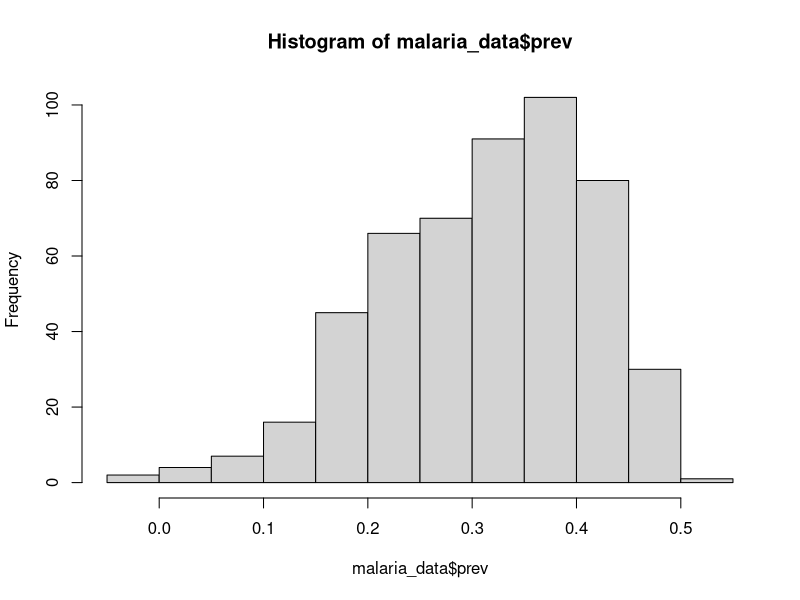
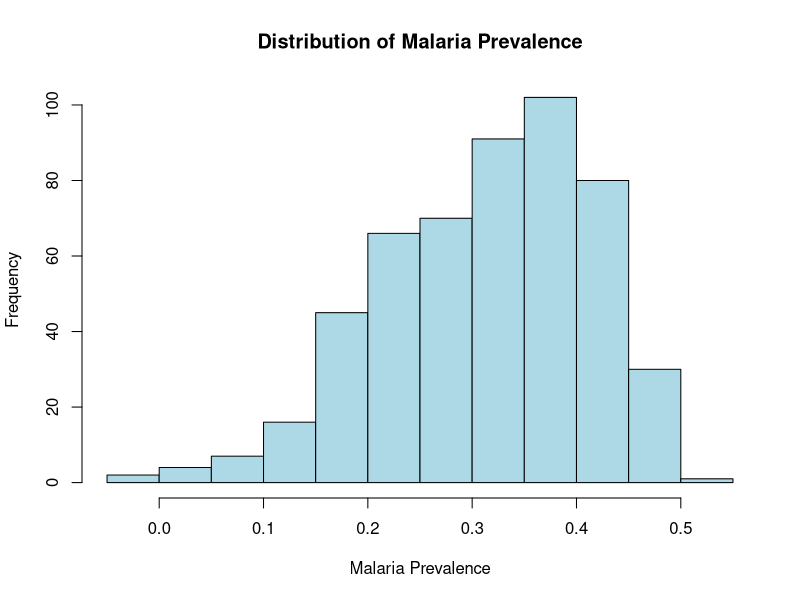
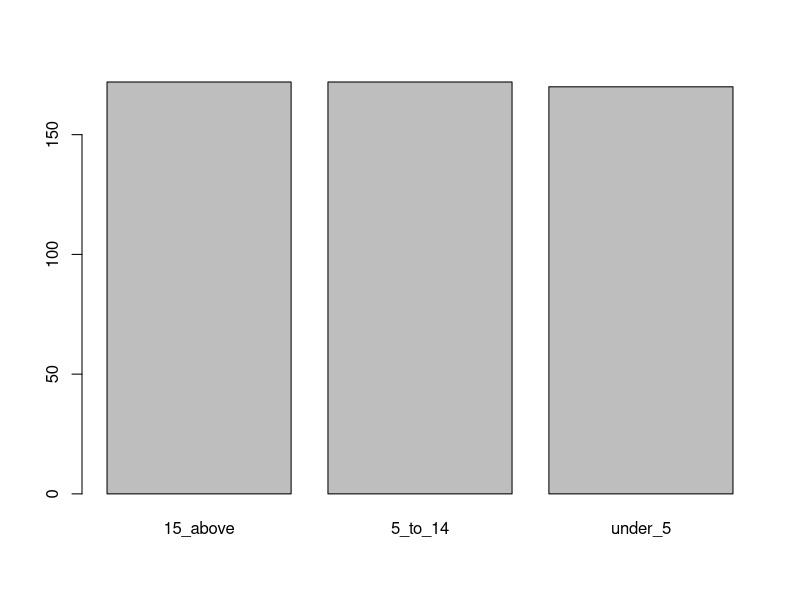
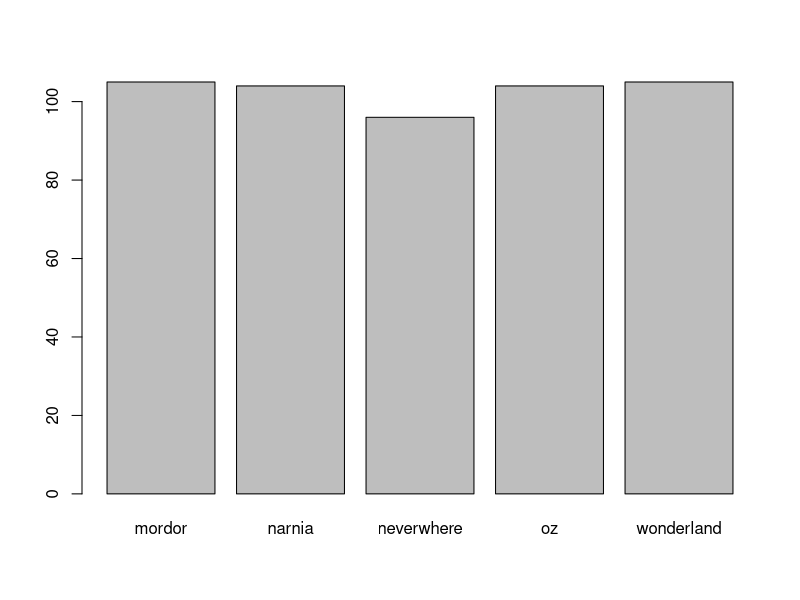
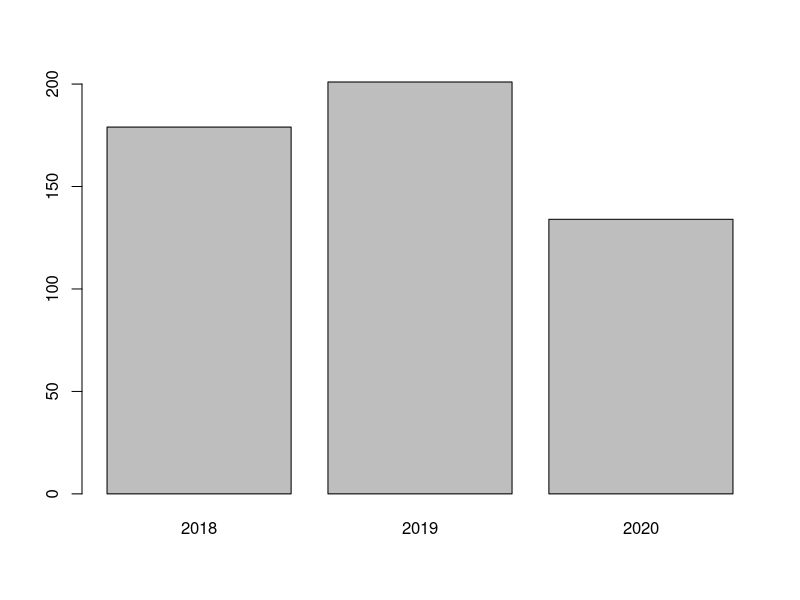
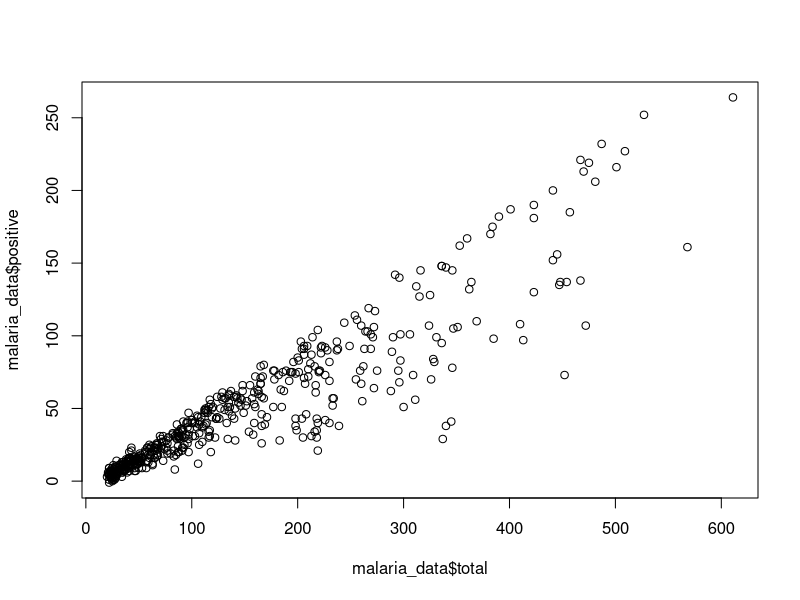
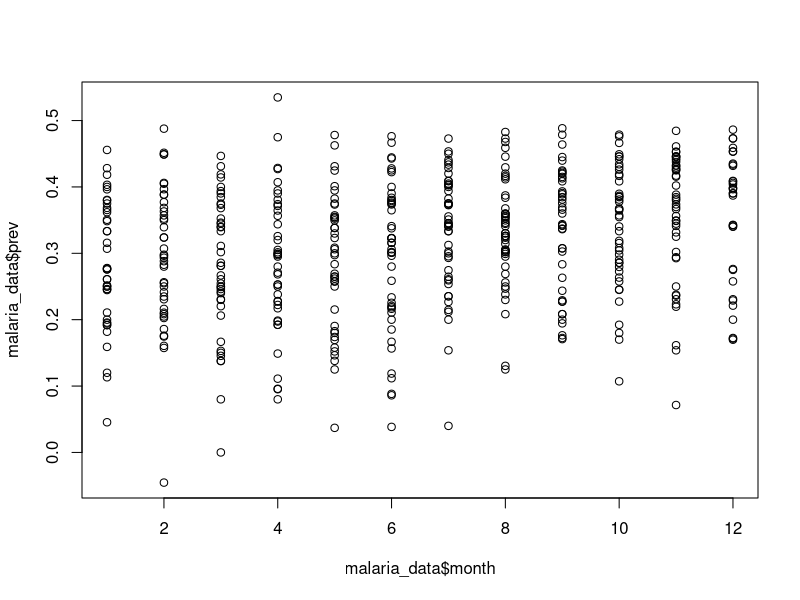
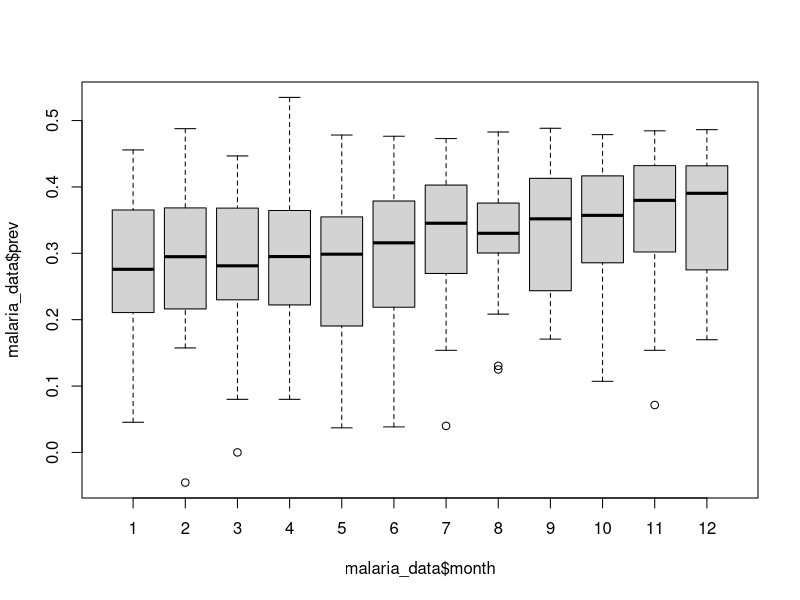

R code for these plots, in order:
# Introduction to data visualization in R

# 0. Getting started --------
## Libraries
library(tidyverse)
 
## Download example data
 
## Load example data
malaria_data   <- read_csv("01_data-vis/data/mockdata_cases.csv")
mosquito_data  <- read_csv("01_data-vis/data/mosq_mock.csv")

# 1. Characterizing our data --------
#' Before we start visualizing our data, we need to understand the
#' characteristics of our data. The goal is to get an idea of the 
#' data structure and to understand the relationships between variables.

# Explore the structure and summary of the datasets
dim(malaria_data)  
head(malaria_data)
summary(malaria_data)

# Explore individual columns/variables
malaria_data$location          # values for a single column
unique(malaria_data$location)  # unique values for a single column
table(malaria_data$location)   # frequencies for a single column
table(malaria_data$location, malaria_data$ages)  # frequencies for multiple columns

# Check for missing values in each column
colSums(is.na(malaria_data)) 

#' Challenge 1: Explore the structure and summary of the mosquito_data dataset
#'   * What are the dimensions of the dataset?
#'   * What are the column names?
#'   * What are the column types?
#'   * What are some key variables or relationships that we can explore?

# 2. Exploratory Visualizations Using Base R Functions ------------
#' First, we will look at some exploratory data visualization
#' techniques using base R functions. The purpose of these plots 
#' is to help us understand the relationships between variables and 
#' characteristics of our data. They are useful for quickly exploring
#' the data and understanding the relationships, but they are not
#' are not great for sharing in scientific publications/presentations.

# One variable comparison 
## Histograms
hist(malaria_data$prev)
hist(malaria_data$prev, 
  breaks = 10, 
  main = "Distribution of Malaria Prevalence",
  xlab = "Malaria Prevalence",
  ylab = "Frequency",
  col = "lightblue",
  border = "black")

## Barplot
barplot(table(malaria_data$ages))
barplot(table(malaria_data$location))
barplot(table(malaria_data$year))

# Multiple variables
## Scatterplot
plot(malaria_data$total, malaria_data$positive)
plot(malaria_data$month, malaria_data$prev)

## Boxplots
boxplot(malaria_data$prev ~ malaria_data$month) 
boxplot(malaria_data$prev ~ malaria_data$location) 

# Challenge 2: Make some exploratory visualizations of the mosquito_data dataset
#   * Are their any interesting patterns in individual variables/columns?
#   * Are there any relationships between variables/columns?

# 3. Data Visualization with ggplot2 ------------
#' ggplot2 is a popular visualization package for R. It provides
#' an easy-to-use interface for creating data visualizations. 
#' The ggplot2 package is based on the "grammar of graphics"
#' and is a powerful way to create complex visualizations that
#' are useful for creating scientific and publication-quality
#' figures. 
#' 
#' The "grammar of graphics" used in ggplot2 is a set of rules that are
#' used to develop data visualizations using a layering approach. Layers
#' are added using the "+" operator.
#' 
# Components of a ggplot
#' There are three main components of a ggplot:
#' 1. The data: the dataset we want to visualize
#' 2. The aesthetics: the visual properties from the data used in the plot
#' 3. The geometries: the visual representations of the data (e.g., points, lines, bars)

## The data
#' All ggplot2 plots require a data frame as input. Just running this 
#' line will produce a blank plot because we have stated which elements from
#' the data we want to visualize or how we want to visualize them.

ggplot(data = malaria_data)

## The aesthetics
#' Next, we need to specify the visual properties of the plot that are determined
#' by the data. The aesthetics are specified using the aes() function. The output should
#' now produce a blank plot but with determined visual properties (e.g., axes labels).

ggplot(data = malaria_data, aes(x = total, y = positive))

## The geometries
#' Finally, we need to specify the visual representation of the data. The
#' geometries are specified using the geom_ function. There are many
#' different geometries that can be used in ggplot2. We will use geom_point 
#' in this example and we will append it to the previous plot using the 
#' "+" operator. The output should now produce a plot with the specified visual 
#' representation of the data.

ggplot(data = malaria_data, aes(x = total, y = positive)) +
  geom_point()

# Here are some examples of different geom functions
ggplot(data = malaria_data, aes(x = prev)) +
  geom_histogram(bins = 20)  # the "bins" argument specifies the number of bars

ggplot(data = malaria_data, aes(x = year)) +
  geom_bar(fill = "tomato")  # the "fill" argument specifies the color of the bars

ggplot(data = malaria_data, aes(x = location, y = prev)) +
  geom_boxplot() +
  geom_jitter(alpha = 0.2)  # geom_jitter adds jittered points to the plot, and the "alpha" argument specifies the transparency

ggplot(data = malaria_data, aes(x = location, y = prev)) +
  geom_violin() +  # Violin plot are similar to boxplots, but illustrate the distribution of the data
  geom_jitter(alpha = 0.2)

ggplot(data = malaria_data, aes(x = total, y = positive)) +
  geom_point() +
  geom_smooth(method = "lm")  # The smooth geom add a smoothed line to the plot, using the "lm" or other methods

#' Expanding the aes() function
#' Addition visual properties, such as color, size, and shape, can be defined
#' from our input data using the aes() function. Here is an example of adding
#' color to a previous plot using the color aesthetic.

ggplot(data = malaria_data, aes(x = total, y = positive, color = location)) +
  geom_point()

#' Note that this is different then defining a color directly within the geom_point,
#' which would only apply a single color to all points.

ggplot(data = malaria_data, aes(x = total, y = positive)) +
  geom_point(color = "tomato")

#' When using the aes() function, the visual properties will be determined by a 
#' variable in the dataset. This allows us to visualize relationships between 
#' multiple variables at the same time.

ggplot(data = malaria_data, aes(x = prev, fill = ages)) +
  geom_histogram(color = "black")

ggplot(data = malaria_data, aes(x = location, y = prev, fill = location)) +
  geom_boxplot() +
  geom_jitter(alpha = 0.2)

ggplot(data = malaria_data, aes(x = total, y = positive, color = location), alpha = 0.5) +
  geom_point() +
  geom_smooth(method = "lm", se = FALSE)

ggplot(data = malaria_data, aes(x = xcoord, y = ycoord, color = location)) +
  geom_point(alpha = 0.5)

#' Challenge 3: Create ggplot2 visualizations of the mosquito_data dataset
#'   * Are their any interesting patterns in individual variables/columns?
#'   * How can we use the aes() function to view multiple variables in a single plot?
#'   * Are there any additional geometries that may be useful for visualizing this dataset?

# 4. Customizing ggplot Graphics for Presentation and Communication --------
#' In this section, we will using additional features of ggplot2 to customize and 
#' develop high-quality plots that can used in scientific publications and presentations. 

## Themes
#' There are many different themes that can be used in ggplot2. 
#' The "theme" function is used to specify the theme of the plot. There are many
#' preset theme functions, and further custom themes can be created using the 
#' generic theme() function.
#' Typically you will want to set the theme at the end of your plot.

ggplot(data = malaria_data, aes(x = location, y = prev, fill = location)) +
  geom_boxplot() +
  geom_jitter(alpha = 0.2) +
  theme_classic()

ggplot(data = malaria_data, aes(x = location, y = prev, fill = location)) +
  geom_boxplot() +
  geom_jitter(alpha = 0.2) +
  theme_bw()

ggplot(data = malaria_data, aes(x = location, y = prev, fill = ages)) +
  geom_boxplot() +
  geom_jitter(alpha = 0.2) +
  theme_classic() +
  theme(legend.position = "bottom")

## Labels
#' Labels can be added to plots using the labs() function.
ggplot(data = malaria_data, aes(x = location, y = prev, fill = ages)) +
  geom_boxplot() +
  geom_jitter(alpha = 0.2) +
  labs(title = "Malaria prevalence by location and age group",
       subtitle = "Data from 2018 - 2020",
       x = "Location",
       y = "Prevalence",
       fill = "Age group") +
  theme_classic() +
  theme(legend.position = "bottom")

## Custom color palettes
#' There are many different color palettes that can be used in ggplot2. 
#' The "scale_color" function is used to specify the color of the plot. There are many
#' preset color palettes, and further custom color palettes can be created using the 
#' generic scale_color() function.

ggplot(data = malaria_data, aes(x = location, y = prev, fill = location)) +
  geom_boxplot() +
  geom_jitter(alpha = 0.2) +
  scale_fill_brewer(palette = "Set1")

# We can also set our own colors
ggplot(data = malaria_data, aes(x = location, y = prev, fill = location)) +
  geom_boxplot() +
  geom_jitter(alpha = 0.2) +
  scale_fill_manual(values = c("#C6E0FF", "#136F63", "#E0CA3C", "#F34213", "#3E2F5B"))

# We can also use custom color palettes for continuous variables
ggplot(data = malaria_data, aes(x = total, y = positive, color = prev)) +
  geom_point() +
  scale_color_gradient(low = "blue", high = "red")

ggplot(data = malaria_data, aes(x = total, y = positive, color = prev)) +
  geom_point() +
  scale_color_viridis_c(option = "magma")  # use viridis package to create custom color palettes

## Facets
#' Facets are a powerful feature of ggplot2 that allow us to create multiple plots
#' based on a single variable. This "small multiple" approach is another effective
#' way to visualize relationships between mutliple variables.

ggplot(data = malaria_data, aes(x = total, y = positive, color = prev)) +
  geom_point() +
  scale_color_viridis_c(option = "magma") +
  facet_wrap(~ location)

ggplot(data = malaria_data, aes(x = location, y = prev, fill = location)) +
  geom_boxplot() +
  geom_jitter(alpha = 0.2) +
  facet_wrap(~ ages) +
  coord_flip() +  # flips the x and y axes
  scale_fill_manual(values = c("#C6E0FF", "#136F63", "#E0CA3C", "#F34213", "#3E2F5B")) +
  labs(title = "Malaria prevalence by location and age group",
       subtitle = "Data from 2018 - 2020",
       x = "Location",
       y = "Prevalence",
       fill = "Age group") +
theme_classic()

ggplot(data = malaria_data, aes(x = prev, fill = ages)) +
  geom_histogram(bins = 10) +
  scale_fill_viridis_d() +
  facet_grid(year ~ .)

## Exporting plots
#' ggplot2 can be exported to a variety of formats using the ggsave() function.
#' You can specify which plot to export by saving in an object and then calling the
#' object in the ggsave() function, otherwise ggsave() will save the current/last plot.
#' The width and height of the output image using the width and height can be set using 
#' the width and height arguments, and the resolution of the image using the dpi argument.
#' 
#' The file type can be set using the format argument, or by using a specific file extension.
#' I recommend using informative names for the output file.

ggplot(data = malaria_data, aes(x = location, y = prev, fill = location)) +
  geom_boxplot() +
  geom_jitter(alpha = 0.2) +
  facet_wrap(~ ages) +
  coord_flip() +  # flips the x and y axes
  scale_fill_manual(values = c("#C6E0FF", "#136F63", "#E0CA3C", "#F34213", "#3E2F5B")) +
  labs(title = "Malaria prevalence by location and age group",
       subtitle = "Data from 2018 - 2020",
       x = "Location",
       y = "Prevalence",
       fill = "Age group") +
theme_classic()

ggsave("malaria-prevalence-age-boxplot.png", width = 10, height = 6, dpi = 300)


# 5. Final Challenges -----------------------------------------------------


# 6. Conclusion & Resources ------------------------------------------------


# Custom color palettes and packages